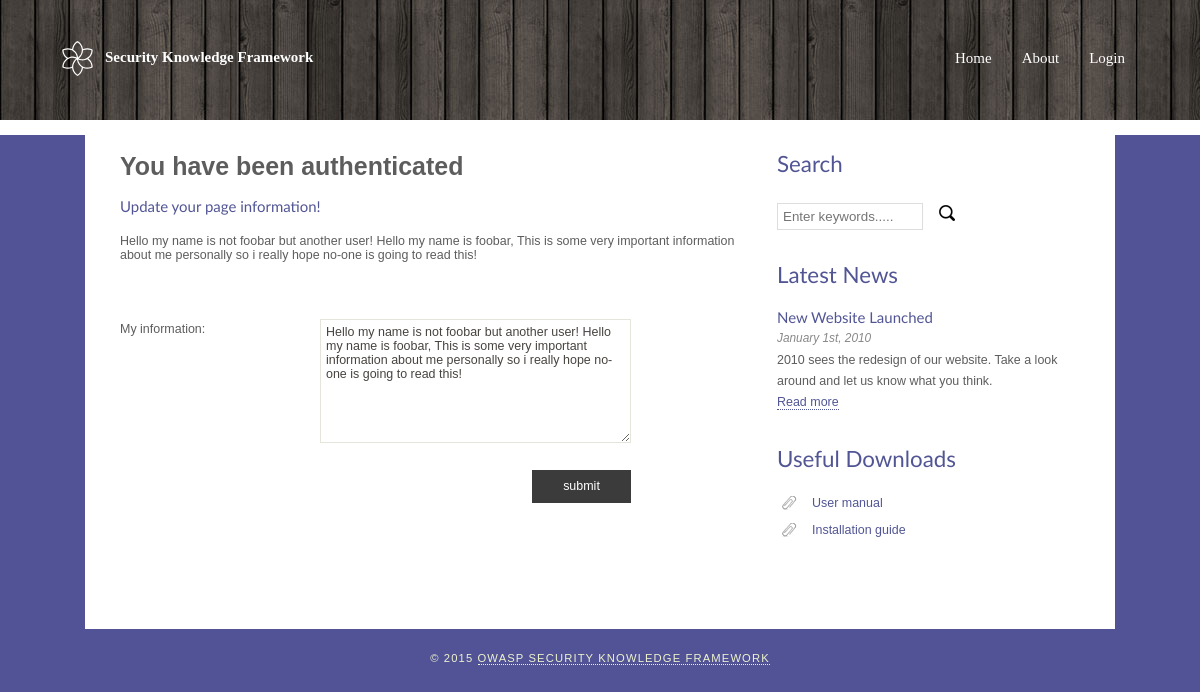
The app's page /loggedin.php?userID=13 (signed in) with its own data.
### tables this page shows
CREATE TABLE `pages` (
  `pageID` int(11) NOT NULL,
  `text` text NOT NULL,
  `userID` int(11) NOT NULL,
  `foo` int(11) NOT NULL
);

### loggedin.php (the view, shortened to what this page needs)
<?php
$db = new PDO('mysql:host=localhost;dbname=test;charset=utf8', 'root', 'root');
$db->setAttribute(PDO::ATTR_ERRMODE, PDO::ERRMODE_EXCEPTION);
$db->setAttribute(PDO::ATTR_EMULATE_PREPARES, false);
$stmt = $db->prepare("SELECT * FROM pages WHERE userID=?");
$stmt->execute(array($_GET['userID']));
$rows = $stmt->fetchAll(PDO::FETCH_ASSOC);
foreach($rows as $info){
$text = $info['text'];
}
 ?>
<?php include('includes/menu.php'); ?>
<?php include('includes/sidebar.php'); ?>
<div id="content">
	<h1>You have been authenticated</h1>
    <h4>Update your page information!</h4>
    <br/>
    <?php echo $text; ?>
    <br/><br/><br/><br/>
	<form action="submitted.php?userID=<?php echo $_GET['userID']; ?>" method="post">
    	<div class="form_settings">
            <p><span>My information:</span><textarea class="contact textarea" rows="8" cols="50" name="your_enquiry"><?php echo $text; ?></textarea></p>
            <p style="padding-top: 15px"><span>&nbsp;</span><input class="submit" type="submit" name="update" value="submit" /></p>
        </div>
    </form>
</div>
    </div>
<?php include('includes/footer.php');

### style/style.css (style rules this page uses)
html { height: 100%; }
body { font-family: "lucida sans", arial, sans-serif; padding: 0px; margin: 0px; font-size: .78em; background: #525396; color: #5D5D5D; }
p { margin: 0px; padding: 0px 0px 16px 0px; line-height: 1.7em; }
h2, h3, h4, h5, h6 { font: normal 179% 'lato', arial, sans-serif; color: #515594; margin: 0 0 15px 0; padding: 15px 0 5px 0; }
h4, h5, h6 { margin: 0; padding: 0 0 5px 0; font: normal 120% "lato", sans-serif; color: #515594; }
form { padding: 0; margin: 0; }
#content { text-align: left; width: 65%; padding: 0; }
.form_settings { margin: 15px 0 0 0; }
.form_settings p { padding: 0 0 4px 0; }
.form_settings span { float: left; width: 200px; text-align: left; }
.form_settings input, .form_settings textarea { padding: 5px; width: 299px; font: 100% arial; border: 1px solid #E5E5DB; background: #FFF; color: #47433F; }
.form_settings .submit { font: 100% arial; border: 0; width: 99px; margin: 0 0 0 212px; height: 33px; padding: 2px 0 3px 0; cursor: pointer; background: #3B3B3B; color: #FFF; }
.form_settings textarea, .form_settings select { font: 100% arial; width: 299px; }

### records on screen
pages: text "Hello my name is not foobar but another user! Hello my name is foobar, This is some very important information about me personally so i really hope no-one is going to read this!", your_enquiry "Hello my name is not foobar but another user! Hello my name is foobar, This is some very important information about me personally so i really hope no-one is going to read this!"
